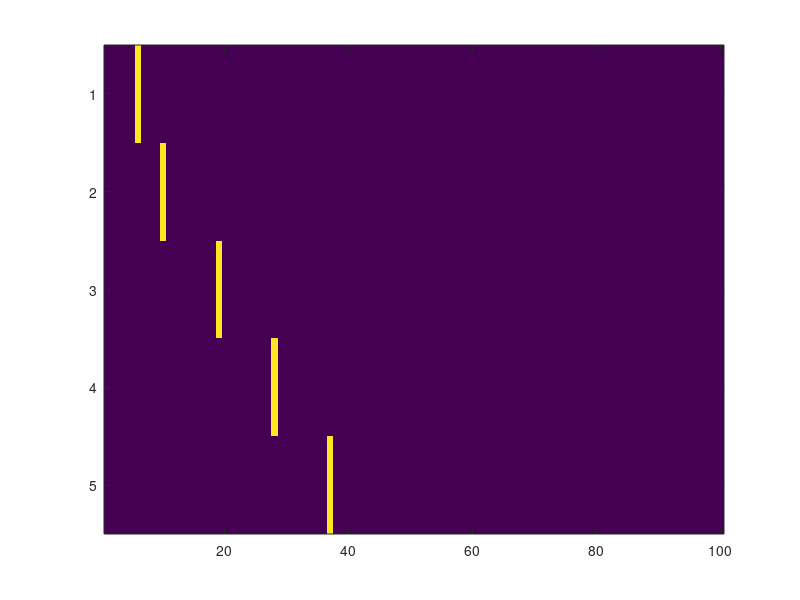

Recreate this plot in MATLAB.
% 1 D road builder

env = zeros(5,100,3); % robots, variance, isBeacon
rng = 5;
env(:,rng+1,1) = 1;
env(1,1,3) = 1;


figure()
imagesc(env(:,:,1));
pause(.1)
for t = 1: 100
     for r = 2:5
        for x = rng:100-rng
       
            if env(r,x,1) == 1 % is a robot
                %---------------------------------- communicate
                for i = x-rng:x+rng
                    for j = 1:5
                        if env(j,i,3) == 1 % if found a beacon
                            env(r,x,2) = 0; %my variance is the variance of the beacon
                        end
                    end
                end
                %-----------------------move ?
                if env(r,x,3) ~= 1
                    env(r,x,2) = env(r,x,2) + .1;
                end
                if env(r,x,2) < .5 && env(r,x,3) ~= 1
                    env(r,x+1,:) = env(r,x,:);
                    env(r,x,:) = env(r,x,:)*0;
                    
                else
                    env(r,x,3) = 1;
                end
                
                break;
            end
            
        end
        
    end
    imagesc(env(:,:,1));
    pause(.01)
end



